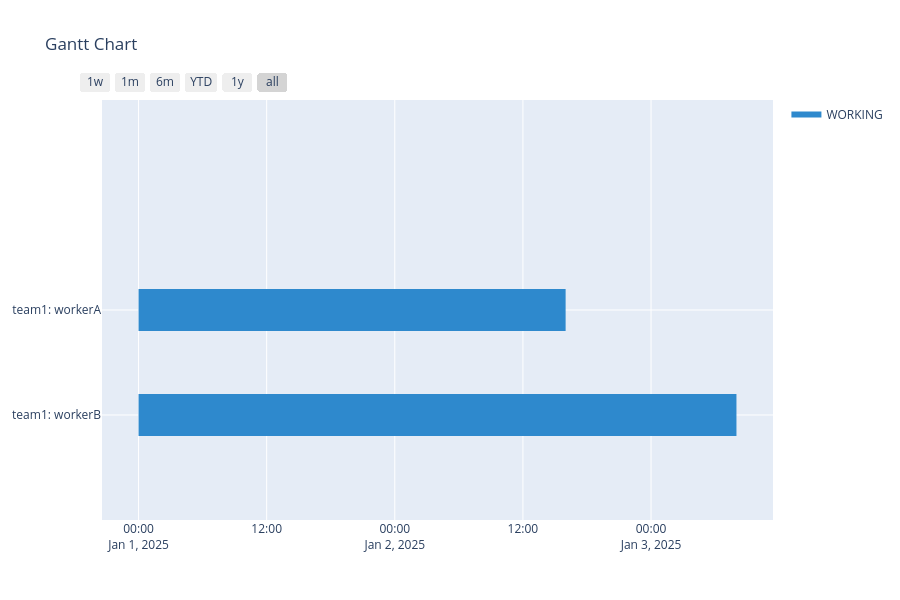

The cell this chart's notebook holds for it:
### Code cell
team.create_gantt_plotly(project.init_datetime, project.unit_timedelta).show()

### Figure 1 — Plotly figure (JSON) as saved in the notebook; plotly's stock layout.template omitted (floating-point values rounded to 4 significant figures)
{"data": [{"fill": "toself", "fillcolor": "rgb(46, 137, 205)", "hoverinfo": "name", "legendgroup": "rgb(46, 137, 205)", "mode": "none", "name": "WORKING", "type": "scatter", "x": ["2025-01-01 00:00:00", "2025-01-02 16:00:00", "2025-01-02 16:00:00", "2025-01-01 00:00:00", "2025-01-01 00:00:00", "2025-01-01 00:00:00", "2025-01-03 08:00:00", "2025-01-03 08:00:00", "2025-01-01 00:00:00"], "y": [0.8, 0.8, 1.2, 1.2, null, -0.2, -0.2, 0.2, 0.2]}, {"legendgroup": "rgb(46, 137, 205)", "marker": {"color": "rgb(46, 137, 205)", "opacity": 0, "size": 1}, "mode": "markers", "name": "", "showlegend": false, "text": [null, null, null, null], "type": "scatter", "x": ["2025-01-01 00:00:00", "2025-01-02 16:00:00", "2025-01-01 00:00:00", "2025-01-03 08:00:00"], "y": [1, 1, 0, 0]}], "layout": {"height": 600, "hovermode": "closest", "showlegend": true, "title": {"text": "Gantt Chart"}, "xaxis": {"rangeselector": {"buttons": [{"count": 7, "label": "1w", "step": "day", "stepmode": "backward"}, {"count": 1, "label": "1m", "step": "month", "stepmode": "backward"}, {"count": 6, "label": "6m", "step": "month", "stepmode": "backward"}, {"count": 1, "label": "YTD", "step": "year", "stepmode": "todate"}, {"count": 1, "label": "1y", "step": "year", "stepmode": "backward"}, {"step": "all"}]}, "showgrid": true, "type": "date", "zeroline": false}, "yaxis": {"autorange": false, "range": [-1, 3], "showgrid": true, "ticktext": ["team1: workerB", "team1: workerA"], "tickvals": [0, 1], "zeroline": false}}}
